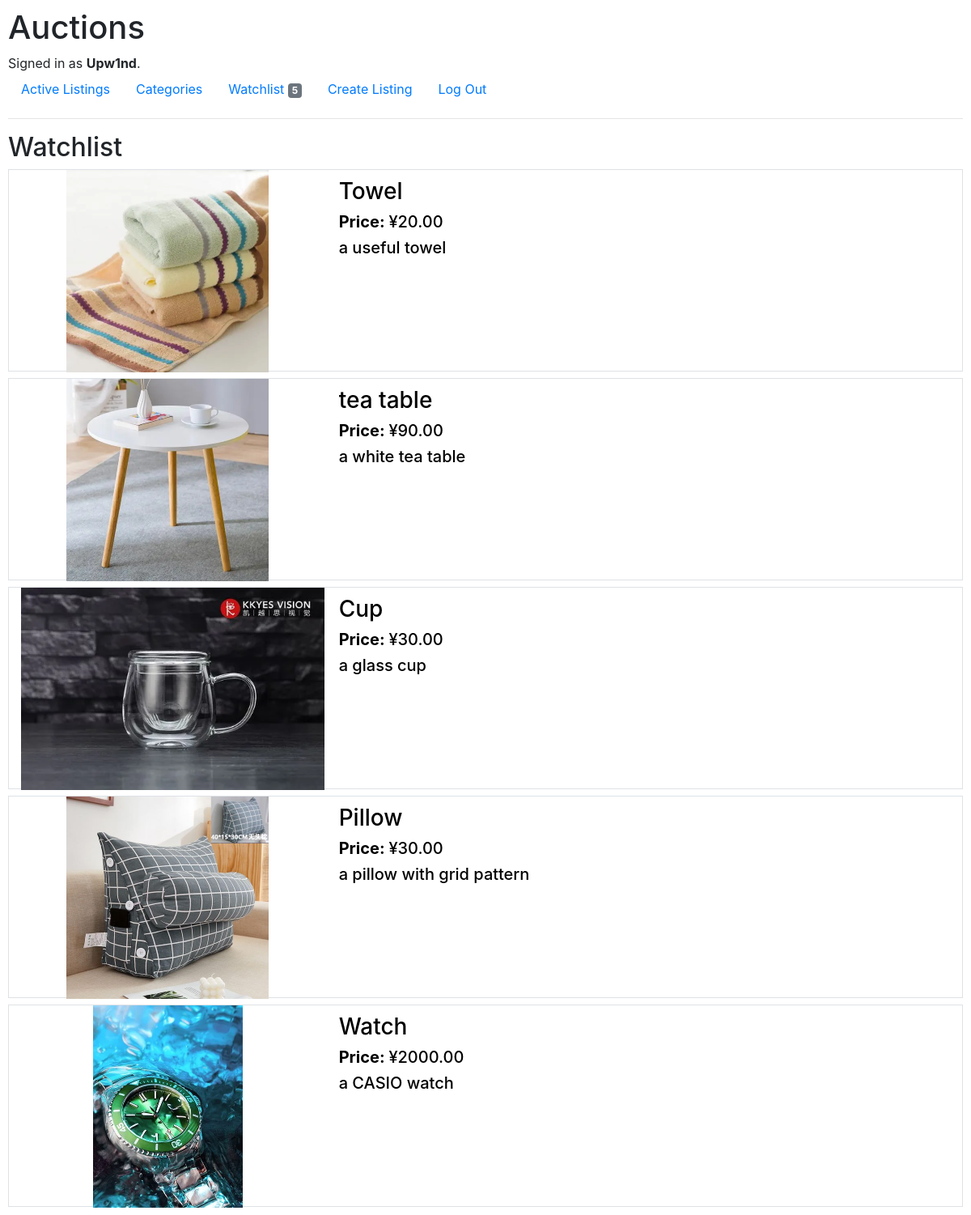
/watch (signed in), run on the app's committed database.
### auctions/models.py (models this page shows)
class User(AbstractUser):
    pass

class Listing(models.Model):
    CATEGORY_CHOICES = [
        ('FS', 'Fashion'),
        ('TY', 'Toys'),
        ('ET', 'Electronics'),
        ('HM', 'Home')
    ]
    title = models.CharField(max_length=64)
    description = models.CharField(max_length=128)
    startingBid = models.DecimalField(max_digits=8, decimal_places=2)
    currentPrice = models.DecimalField(max_digits=8, decimal_places=2, blank=True)
    image = models.ImageField(upload_to='static', blank=True)
    category = models.CharField(max_length=2, blank=True, choices=CATEGORY_CHOICES)
    listedBy = models.ForeignKey(User, on_delete=models.CASCADE, related_name='creater')
    winner = models.ForeignKey(User, blank=True, null=True, on_delete=models.CASCADE, related_name='winner')
    isActive = models.BooleanField()

### auctions/views.py (the view)
# urls.py: path("watch", views.watchlist, name="watchlist"),
@login_required(login_url='/login')
def watchlist(request):
    user = get_user(request)
    context = {
        "listings": user.watch.list.all(),
        "watchCount": user.watch.list.count()
    }
    return render(request, "auctions/watchlist.html", context)

### auctions/templates/auctions/watchlist.html (shortened to what this page needs)
{% extends "auctions/listtemp.html" %}
{% block title2 %}
    Watchlist
{% endblock %}

### auctions/templates/auctions/listtemp.html
{% extends "auctions/layout.html" %}
{% block body %}
    <h2>{% block title2 %}{% endblock %}</h2>
    <div class="container-fluid">
        {% for list in listings %}
            <a href="{% url 'listing' list.id %}" style="color:black; text-decoration: none; cursor:default;">
                <div class="row border" style="margin-top: 8px; height: 250px;">
                    <div class="col-md-4" style="text-align: center">
                        {% if list.image %}
                            <img src="{{ list.image.url }}" style="max-height:250px">
                        {% endif %}
                    </div>
                    <div class="col-md-8">
                        <h3 style="padding-top: 10px;">{{ list.title }}</h3>
                        <h5><strong>Price: </strong>&yen;{{ list.currentPrice }}</h5>
                        <h5>{{ list.description }}</h5>
                    </div>
                </div>
            </a>
        {% endfor %}
    </div>
{% endblock %}

### auctions/templates/auctions/layout.html (shortened to what this page needs)
{% load static %}
<!DOCTYPE html>
<html lang="en">
    <head>
        <link rel="stylesheet" href="https://stackpath.bootstrapcdn.com/bootstrap/4.4.1/css/bootstrap.min.css">
        <link href="{% static 'auctions/styles.css' %}" rel="stylesheet">
    </head>
    <body>
        <h1>Auctions</h1>
        <div>
            {% if user.is_authenticated %}
                Signed in as <strong>{{ user.username }}</strong>.
            {% else %}
                Not signed in.
            {% endif %}
        </div>
        <ul class="nav">
            <li class="nav-item">
                <a class="nav-link" href="{% url 'index' %}">Active Listings</a>
            </li>
            <li class="nav-item">
                <a class="nav-link" href="{% url 'categories' %}">Categories</a>
            </li>
            {% if user.is_authenticated %}
                <li class="nav-item">
                    <a class="nav-link" href="{% url 'watchlist' %}">Watchlist <span class='badge badge-secondary'>{{ watchCount }}</span></a>
                </li>
                <li class="nav-item">
                    <a class="nav-link" href="{% url 'create' %}">Create Listing</a>
                </li>
                <li class="nav-item">
                    <a class="nav-link" href="{% url 'logout' %}">Log Out</a>
                </li>
            {% endif %}
        </ul>
        <hr>
        {% block body %}
        {% endblock %}
    </body>
</html>

### auctions/static/auctions/styles.css (style rules this page uses)
body { padding: 10px; }

### data on the page
User: username "Upw1nd"
Listing: image (picture), title "Towel", currentPrice "20.00", description "a useful towel"
Listing: image (picture), title "tea table", currentPrice "90.00", description "a white tea table"
Listing: image (picture), title "Cup", currentPrice "30.00", description "a glass cup"
Listing: image (picture), title "Pillow", currentPrice "30.00", description "a pillow with grid pattern"
Listing: image (picture), title "Watch", currentPrice "2000.00", description "a CASIO watch"

### other printed values
{{ watchCount }} "5"
